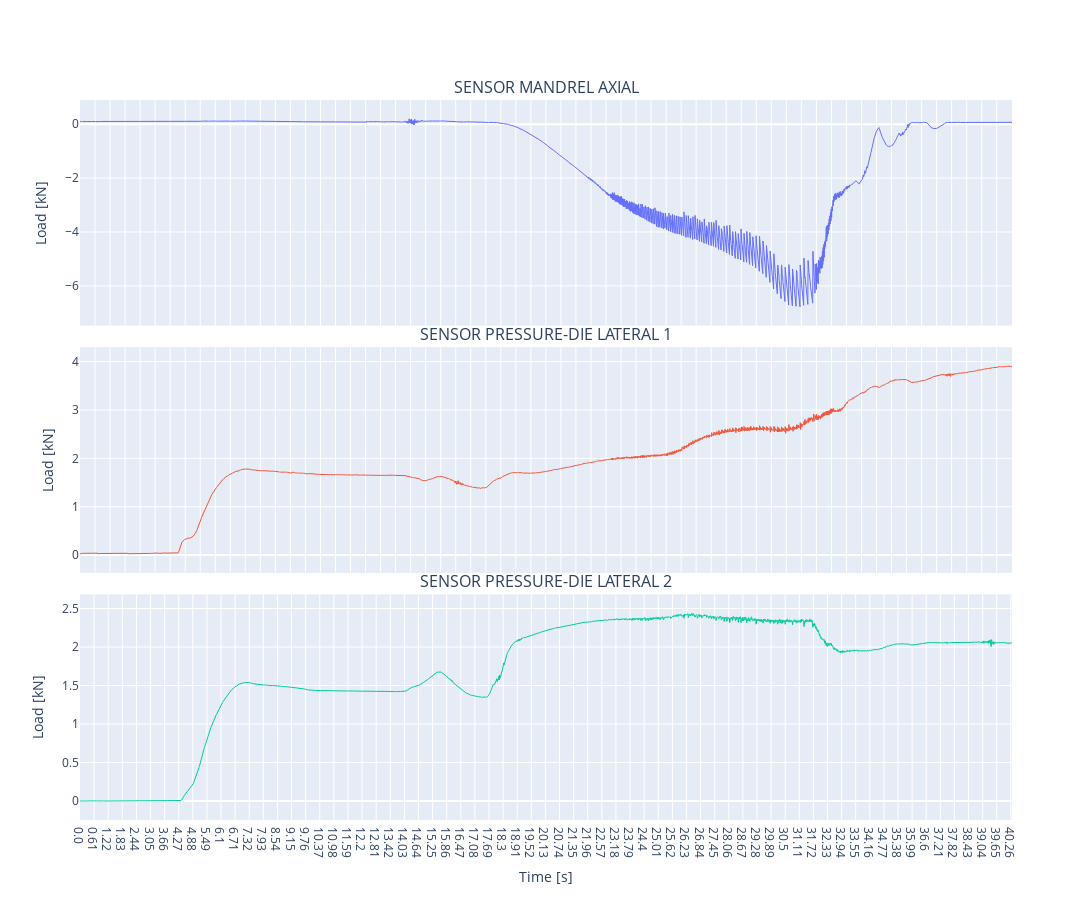

Write notebook code for a chart like this one.
### Code cell
df = loaded_dict['Exp_11']['load_sensor_process']

multi_sensor_subplots(df, save_fig=True)

### Figure 1 — Plotly figure (JSON) as saved in the notebook; plotly's stock layout.template omitted (floating-point values rounded to 4 significant figures; data arrays with more than 128 entries replaced by an {"elided": "..."} marker saying what was removed)
{"data": [{"line": {"width": 1}, "mode": "lines", "name": "SENSOR MANDREL AXIAL", "type": "scatter", "x": {"elided": "4032 str values"}, "xaxis": "x", "y": {"elided": "4032 float values"}, "yaxis": "y"}, {"line": {"width": 1}, "mode": "lines", "name": "SENSOR PRESSURE-DIE LATERAL 1", "type": "scatter", "x": {"elided": "4032 str values"}, "xaxis": "x2", "y": {"elided": "4032 float values"}, "yaxis": "y2"}, {"line": {"width": 1}, "mode": "lines", "name": "SENSOR PRESSURE-DIE LATERAL 2", "type": "scatter", "x": {"elided": "4032 str values"}, "xaxis": "x3", "y": {"elided": "4032 float values"}, "yaxis": "y3"}], "layout": {"annotations": [{"font": {"size": 16}, "showarrow": false, "text": "SENSOR MANDREL AXIAL", "x": 0.5, "xanchor": "center", "xref": "paper", "y": 1.0, "yanchor": "bottom", "yref": "paper"}, {"font": {"size": 16}, "showarrow": false, "text": "SENSOR PRESSURE-DIE LATERAL 1", "x": 0.5, "xanchor": "center", "xref": "paper", "y": 0.6567, "yanchor": "bottom", "yref": "paper"}, {"font": {"size": 16}, "showarrow": false, "text": "SENSOR PRESSURE-DIE LATERAL 2", "x": 0.5, "xanchor": "center", "xref": "paper", "y": 0.3133, "yanchor": "bottom", "yref": "paper"}], "height": 900, "hovermode": "x unified", "showlegend": false, "width": 1400, "xaxis": {"anchor": "y", "autorange": true, "domain": [0, 1], "matches": "x3", "range": [0, 4031], "showspikes": true, "showticklabels": false, "type": "category"}, "xaxis2": {"anchor": "y2", "autorange": true, "domain": [0, 1], "matches": "x3", "range": [0, 4031], "showspikes": true, "showticklabels": false, "type": "category"}, "xaxis3": {"anchor": "y3", "autorange": true, "domain": [0, 1], "range": [0, 4031], "showspikes": true, "title": {"text": "Time [s]"}, "type": "category"}, "yaxis": {"anchor": "x", "autorange": false, "domain": [0.6867, 1.0], "range": [-7.475, 0.9002], "showspikes": false, "title": {"text": "Load [kN]"}, "type": "linear"}, "yaxis2": {"anchor": "x2", "autorange": false, "domain": [0.3433, 0.6567], "range": [-0.3658, 4.3], "showspikes": false, "title": {"text": "Load [kN]"}, "type": "linear"}, "yaxis3": {"anchor": "x3", "autorange": false, "domain": [0, 0.3133], "range": [-0.2455, 2.684], "showspikes": false, "title": {"text": "Load [kN]"}, "type": "linear"}}}
